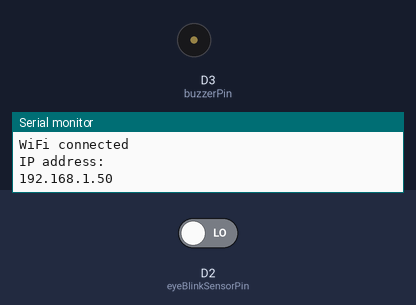
A sketch run on a simulated ESP8266 (NodeMCU). On the bench: buzzer (waves = sounding, pin HIGH), the last lines printed to the serial monitor. Inputs (shaded band) come from the test bench; at power-on: D2 (eyeBlinkSensorPin) LOW. WiFi joins after 1.5 s; servers stay silent unless stated.

Above: at 3.0 s.
3.1 s: D2 (eyeBlinkSensorPin) driven HIGH
At 6.8 s:
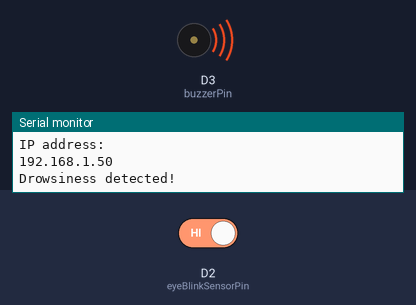
7.2 s: D2 (eyeBlinkSensorPin) driven LOW
At 8.3 s:
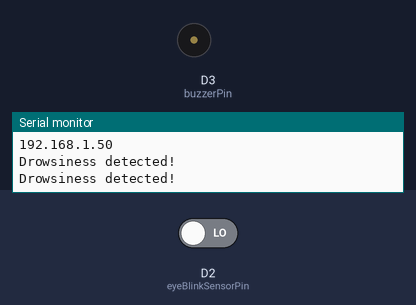
Timing chart, 0 to 10.2 s (numbered marks = the images above; inputs shaded):
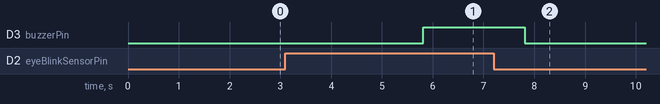

The sketch:

CS21B2044.ino
```cpp
#define BLYNK_TEMPLATE_ID "TMPL35-5i4TMj"
#define BLYNK_TEMPLATE_NAME "Driver Drowsiness Detection System"

#include <ESP8266WiFi.h>
#include <BlynkSimpleEsp8266.h>

char auth[] = "x7sWDv_M1pB_KlhaSwrh662GGnYZxk1P"; // Blynk authentication token

const char* ssid = "Ananya";
const char* password = "Ananya@13";

const int eyeBlinkSensorPin = D2; // Pin connected to the eye blink sensor
const int buzzerPin = D3; // Pin connected to the buzzer

unsigned long lastBlinkTime = 0;
const unsigned long blinkThreshold = 3000; // Threshold for detecting drowsiness (in milliseconds)

BlynkTimer timer;

void setup() {
  pinMode(eyeBlinkSensorPin, INPUT);
  pinMode(buzzerPin, OUTPUT);

  Serial.begin(115200);
  delay(10);

  Blynk.begin(auth, ssid, password);
  timer.setInterval(1000L, checkDrowsiness); // Check drowsiness every second

  // Connect to WiFi network
  Serial.println();
  Serial.println();
  Serial.print("Connecting to ");
  Serial.println(ssid);

  WiFi.begin(ssid, password);

  while (WiFi.status() != WL_CONNECTED) {
    delay(500);
    Serial.print(".");
  }

  Serial.println("");
  Serial.println("WiFi connected");
  Serial.println("IP address: ");
  Serial.println(WiFi.localIP());
}

void loop() {
  Blynk.run();
  timer.run();
}

void checkDrowsiness() {
  // Read the state of the eye blink sensor
  int eyeState = digitalRead(eyeBlinkSensorPin);

  // Check if eyes are closed
  if (eyeState == HIGH) {
    unsigned long currentTime = millis();
    // Check if eyes have been closed for more than the threshold
    if (currentTime - lastBlinkTime >= blinkThreshold) {
      // Eyes closed for more than threshold, drowsiness detected
      activateBuzzer();
      Blynk.logEvent("drowsy_alert", "Drowsiness detected!"); // Send notification to Blynk app
      Blynk.virtualWrite(V5, HIGH); // Turn on the LED in the Blynk app
    }
  } else {
    // Eyes are open, turn off the buzzer and LED
    deactivateBuzzer();
    lastBlinkTime = millis(); // Reset the last blink time when eyes are open
    Blynk.virtualWrite(V5, LOW); // Turn off the LED in the Blynk app
  }
}

void activateBuzzer() {
  digitalWrite(buzzerPin, HIGH);
  Serial.println("Drowsiness detected!");
}

void deactivateBuzzer() {
  digitalWrite(buzzerPin, LOW);
}\
```

Measured:
- after the input at 3.1 s, D3 (buzzerPin): LOW → HIGH after 2.7 s
- after the input at 7.2 s, D3 (buzzerPin): HIGH → LOW after 0.61 s
